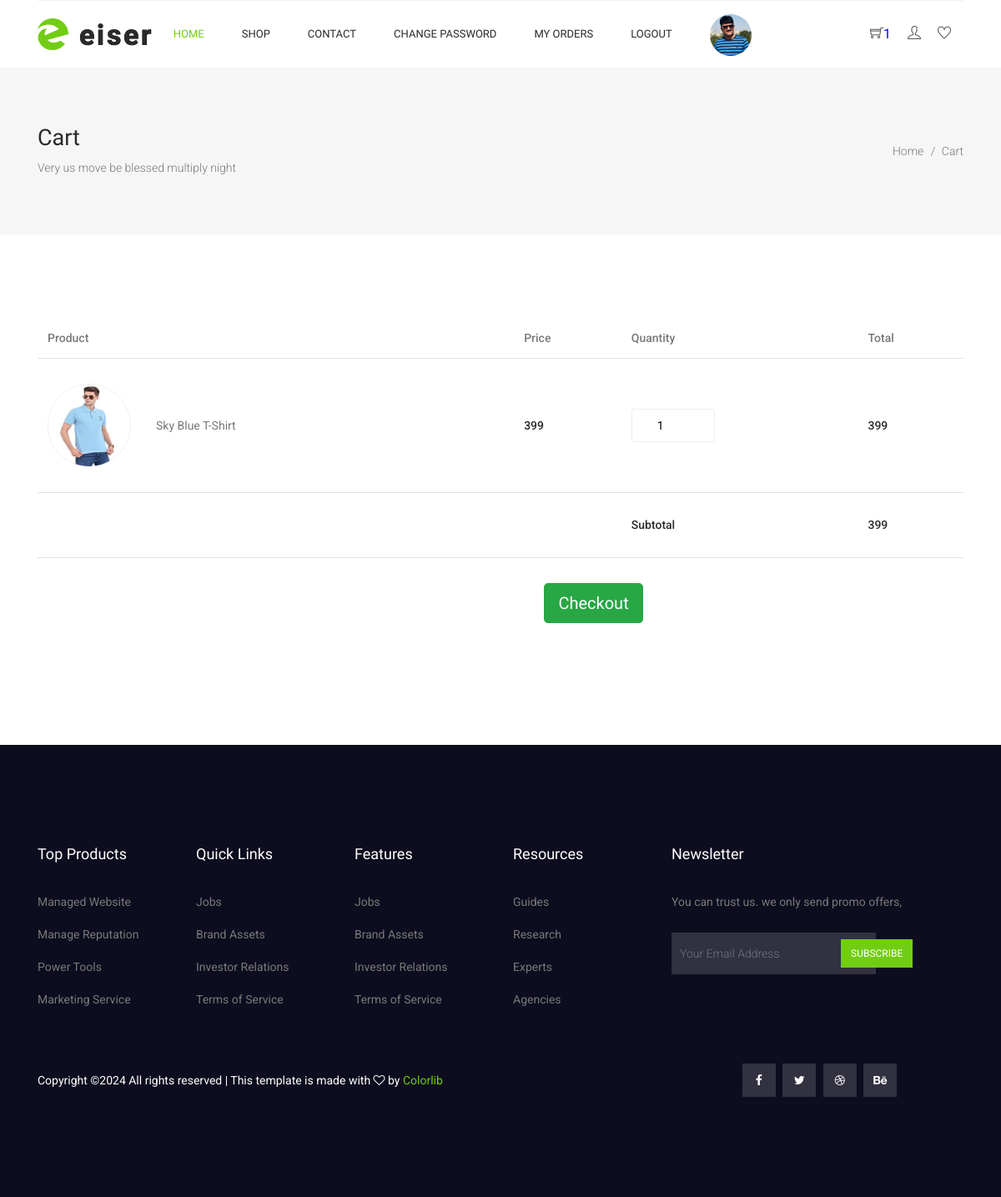
The page /cart/ (signed in) on the database its author committed.
### myapp/models.py (models this page shows, shortened)
class Cart(models.Model):
	user=models.ForeignKey(User,on_delete=models.CASCADE)
	product=models.ForeignKey(Product,on_delete=models.CASCADE)
	date=models.DateTimeField(default=timezone.now)
	product_price=models.PositiveIntegerField()
	product_qty=models.PositiveIntegerField(default=1)
	total_price=models.PositiveIntegerField()
	payment_status=models.BooleanField(default=False)
	def __str__(self):
		return self.user.fname+" - "+self.product.product_name

class Product(models.Model):
	seller=models.ForeignKey(User,on_delete=models.CASCADE)
	category=(
		("Men","Men"),
		("Women","Women"),
		("Kids","Kids"),
	)
	size=(
		("S","S"),
		("L","L"),
		("M","M"),
		("XL","XL"),
		("XXL","XXL"),
	)
	product_category=models.CharField(max_length=100,choices=category)
	product_name=models.CharField(max_length=100)
	product_price=models.PositiveIntegerField()
	product_desc=models.TextField()
	product_picture=models.ImageField(upload_to="product_picture/")
	product_size=models.CharField(max_length=100,choices=size,default="")

### myapp/views.py (the view)
# urls.py: path('cart/',views.cart,name='cart'),
def cart(request):
	net_price=0
	print("cart called")
	user=User.objects.get(email=request.session['email'])
	carts=Cart.objects.filter(user=user,payment_status=False)
	for i in carts:
		net_price=net_price+i.total_price
	request.session['cart_count']=len(carts)
	print(carts)
	return render(request,'cart.html',{'carts':carts,'net_price':net_price})

### myapp/templates/cart.html (shortened to what this page needs)
{% extends 'header.html' %}
{% load static %}
{% block content %}
<!DOCTYPE html>
<html lang="en">
  <head>
  </head>
  <body>
    <section class="banner_area">
      <div class="banner_inner d-flex align-items-center">
        <div class="container">
          <div
            class="banner_content d-md-flex justify-content-between align-items-center"
          >
            <div class="mb-3 mb-md-0">
              <h2>Cart</h2>
              <p>Very us move be blessed multiply night</p>
            </div>
            <div class="page_link">
              <a href="index.html">Home</a>
              <a href="cart.html">Cart</a>
            </div>
          </div>
        </div>
      </div>
    </section>
    {% if carts %}
    <section class="cart_area">
      <div class="container">
        <div class="cart_inner">
          <div class="table-responsive">
            <table class="table">
              <thead>
                <tr>
                  <th scope="col">Product</th>
                  <th scope="col">Price</th>
                  <th scope="col">Quantity</th>
                  <th scope="col">Total</th>
                </tr>
              </thead>
              <tbody>
                {% for i in carts %}
                <tr>
                  <td>
                    <div class="media">
                      <div class="d-flex">
                        <img
                          src="{{i.product.product_picture.url}}" style="width: 100px;height: 100px;border-radius: 50%;"
                          alt=""
                        />
                      </div>
                      <div class="media-body">
                        <p>{{i.product.product_name}}</p>
                      </div>
                    </div>
                  </td>
                  <td>
                    <h5>{{i.product.product_price}}</h5>
                  </td>
                  <td>
                    <div class="product_count">
                      <form name="change_qty" method="post" action="{% url 'change-qty' %}">
                      <input  type="number" onchange="this.form.submit();"
                        name="product_qty"
                        id="sst"
                        min="1"
                        max="10"
                        value="{{i.product_qty}}"
                        title="Quantity:"
                        class="input-text qty"
                        onch
                      />
                        </form>
                    </div>
                  </td>
                  <td>
                    <h5>{{i.total_price}}</h5>
                  </td>
                </tr>
                {% endfor %}
                <tr>
                  <td></td>
                  <td></td>
                  <td>
                    <h5>Subtotal</h5>
                  </td>
                  <td>
                    <h5>{{net_price}}</h5>
                  </td>
                </tr>
                <tr class="out_button_area">
                  <td></td>
                  <td></td>
                  <td>
                    <div class="checkout_btn_inner">
                      <form method="post">
                        <button type="button" class="btn btn-lg btn-success" id="checkout-button">Checkout</button>
                    </form>
                    </div>
                  </td>
                </tr>
              </tbody>
            </table>
          </div>
        </div>
      </div>
    </section>
    {% else %}
    <h1>No Products In Cart</h1>
    {% endif %}
  </body>
</html>
{% endblock %}

### myapp/static/css/style.css (style rules this page uses)
body { line-height:24px;font-size:14px;font-family:"Roboto",sans-serif;font-weight:normal;color:#797979 }
h1,h2,h3,h4,h5,h6 { font-family:"Heebo",sans-serif;color:#2a2a2a;font-weight:500 }
a { text-decoration:none;transition:all 0.3s ease-in-out }
.banner_area { position:relative;z-index:1;min-height:200px }
.banner_area .banner_inner { position:relative;overflow:hidden;width:100%;min-height:200px;background:#f6f6f6;z-index:1 }
.banner_area .banner_inner .banner_content { position:relative;z-index:10 }
.banner_area .banner_inner .banner_content h2 { font-size:27px;font-weight:500 }
.banner_area .banner_inner .banner_content p { margin-bottom:0px;font-weight:300 }
.banner_area .banner_inner .banner_content .page_link a { font-size:14px;font-weight:300;color:#797979;font-family:"Roboto",sans-serif;margin-right:18px;position:relative }
.banner_area .banner_inner .banner_content .page_link a:before { content:"/";font-size:14px;position:absolute;right:-14px;top:50%;transform:translateY(-50%) }
.banner_area .banner_inner .banner_content .page_link a:last-child { margin-right:0px }
.banner_area .banner_inner .banner_content .page_link a:last-child:before { display:none }
h2 { font-size:30px }
h5 { font-size:16px }
.product_count { display:inline-block;position:relative;margin-bottom:24px }
.product_count input { width:76px;border:1px solid #eeeeee;border-radius:3px;padding-left:10px }
.cart_area { padding-top:100px;padding-bottom:100px }
.cart_inner .table thead tr th { border-top:0px;font-size:14px;font-weight:500;font-family:"Roboto",sans-serif;color:#797979;border-bottom:0px !important }
.cart_inner .table tbody tr td { padding-top:30px;padding-bottom:30px;vertical-align:middle;align-self:center }
.cart_inner .table tbody tr td .media .d-flex { padding-right:30px }
.cart_inner .table tbody tr td .media .d-flex img { border:1px solid #eeeeee;border-radius:3px }
.cart_inner .table tbody tr td .media .media-body { vertical-align:middle;align-self:center }
.cart_inner .table tbody tr td .media .media-body p { margin-bottom:0px }
.cart_inner .table tbody tr td h5 { font-size:14px;color:#2a2a2a;font-family:"Roboto",sans-serif;margin-bottom:0px }
.cart_inner .table tbody tr td .product_count { margin-bottom:0px }
.cart_inner .table tbody tr td .product_count input { width:100px;padding-left:30px;height:40px;outline:none;box-shadow:none }
.cart_inner .table tbody tr.out_button_area .checkout_btn_inner { margin-left:-388px }

### rows shown on the page
Cart: product.product_picture (picture), product.product_name "Sky Blue T-Shirt", product.product_price "399", product_qty "1", total_price "399"

### other values the page prints
{{ request.session.cart_count }} "1"
{{ net_price }} "399"
